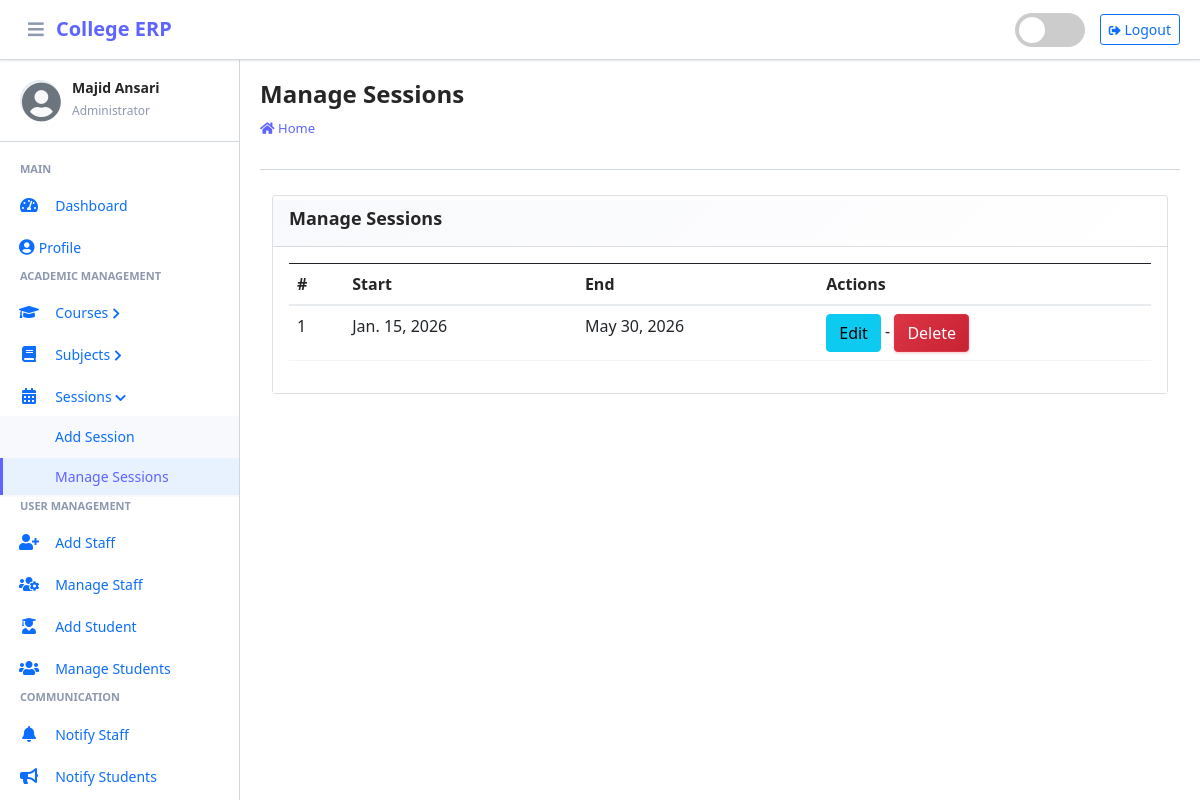
The app's page /session/manage/ (signed in) with its own data.
### main_app/models.py (models this page shows, shortened)
class CustomUser(AbstractUser):
    USER_TYPE = ((1, "HOD"), (2, "Staff"), (3, "Student"))
    GENDER = [("M", "Male"), ("F", "Female")]
    username = None  # Removed username, using email instead
    email = models.EmailField(unique=True)
    user_type = models.CharField(default=1, choices=USER_TYPE, max_length=1)
    gender = models.CharField(max_length=1, choices=GENDER)
    profile_pic = models.ImageField()
    address = models.TextField()
    fcm_token = models.TextField(default="")  # For firebase notifications
    created_at = models.DateTimeField(auto_now_add=True)
    updated_at = models.DateTimeField(auto_now=True)
    USERNAME_FIELD = "email"
    REQUIRED_FIELDS = []
    objects = CustomUserManager()

class Session(models.Model):
    start_year = models.DateField()
    end_year = models.DateField()

### main_app/hod_views.py (the view)
# urls.py: path("session/manage/", hod_views.manage_session, name='manage_session'),
def manage_session(request):
    sessions = Session.objects.all()
    context = {'sessions': sessions, 'page_title': 'Manage Sessions'}
    return render(request, "hod_template/manage_session.html", context)

### main_app/templates/hod_template/manage_session.html
{% extends 'main_app/base.html' %}
{% load static %}
{% block page_title %}{{page_title}}{% endblock page_title %}
{% block content %}
<section class="content">
    <div class="container-fluid">
        <div class="row">
            <div class="col-md-12">
                <div class="card">
                    <div class="card-header">
                        <h3 class="card-title">{{page_title}}</h3>
                    </div>
                    <div class="card-body">
                        <table id="example2" class="table table-bordered table-hover">
                            <thead class="thead-dark">
                                <tr>
                                    <th>#</th>
                                    <th>Start</th>
                                    <th>End</th>
                                    <th>Actions</th>
                                </tr>
                            </thead>
                            <tbody>
                                {% for session in sessions %}
                                <tr>
                                    <td>{{ forloop.counter }}</td>
                                    <td>{{session.start_year}}</td>
                                    <td>{{session.end_year}}</td>
                                    <td><a href="{% url 'edit_session' session.id %}" class="btn btn-info">Edit</a> - <a href="{% url 'delete_session' session.id %}" onclick="return confirm('Are you sure you want to delete this ?')" class="btn btn-danger">Delete</a> </td>
                                </tr>
                                {% endfor %}
                            </tbody>
                        </table>
                    </div>
                </div>
            </div>
        </div>
    </div>
</section>
{% endblock content %}

### main_app/templates/main_app/erpnext_sidebar.html (shortened to what this page needs)
{% load static %}
<div class="sidebar-header">
    <div class="sidebar-user">
        <i class="fas fa-user-circle sidebar-default-avatar" id="default-avatar" style="display: none;"></i>
        <div class="sidebar-user-info">
            <h6>{{ user.get_full_name|default:user.username }}</h6>
            <small>
                {% if user.user_type == '1' %}
                    Administrator
                {% elif user.user_type == '2' %}
                    Staff Member
                {% else %}
                    Student
                {% endif %}
            </small>
        </div>
    </div>
</div>
<div class="nav-section">
    {% if user.user_type == '1' %}
        <h6 class="nav-section-title">Main</h6>
        <div class="nav-item">
            {% url 'admin_home' as admin_home %}
            <a href="{{ admin_home }}" class="nav-link {% if admin_home == request.path %}active{% endif %}">
                <i class="nav-icon fas fa-tachometer-alt"></i>
                <span class="nav-text">Dashboard</span>
            </a>
        </div>
        <div class="nav-item">
            {% url 'admin_view_profile' as admin_view_profile %}
            <a href="{{ admin_view_profile }}" class="nav-link {% if admin_view_profile == request.path %}active{% endif %}">
                <i class="fas fa-user-circle"></i>
                <span class="nav-text">Profile</span>
            </a>
        </div>
        <h6 class="nav-section-title">Academic Management</h6>
        <div class="nav-item has-submenu {% if 'course' in request.path %}open{% endif %}">
            <a href="#" class="nav-link">
                <i class="nav-icon fas fa-graduation-cap"></i>
                <span class="nav-text">Courses</span>
                <i class="nav-arrow fas fa-chevron-right"></i>
            </a>
        </div>
        <div class="nav-item has-submenu {% if 'subject' in request.path %}open{% endif %}">
            <a href="#" class="nav-link">
                <i class="nav-icon fas fa-book"></i>
                <span class="nav-text">Subjects</span>
                <i class="nav-arrow fas fa-chevron-right"></i>
            </a>
        </div>
        <div class="nav-item has-submenu {% if 'session' in request.path %}open{% endif %}">
            <a href="#" class="nav-link">
                <i class="nav-icon fas fa-calendar-alt"></i>
                <span class="nav-text">Sessions</span>
                <i class="nav-arrow fas fa-chevron-right"></i>
            </a>
            <div class="nav-submenu">
                <div class="nav-item">
                    {% url 'add_session' as add_session %}
                    <a href="{{ add_session }}" class="nav-link {% if add_session == request.path %}active{% endif %}">
                        <span class="nav-text">Add Session</span>
                    </a>
                </div>
                <div class="nav-item">
                    {% url 'manage_session' as manage_session %}
                    <a href="{{ manage_session }}" class="nav-link {% if manage_session == request.path or 'edit_session' in request.path %}active{% endif %}">
                        <span class="nav-text">Manage Sessions</span>
                    </a>
                </div>
            </div>
        </div>
        <h6 class="nav-section-title">User Management</h6>
        <div class="nav-item">
            {% url 'add_staff' as add_staff %}
            <a href="{{ add_staff }}" class="nav-link {% if add_staff == request.path %}active{% endif %}">
                <i class="nav-icon fas fa-user-plus"></i>
                <span class="nav-text">Add Staff</span>
            </a>
        </div>
        <div class="nav-item">
            {% url 'manage_staff' as manage_staff %}
            <a href="{{ manage_staff }}" class="nav-link {% if manage_staff == request.path or 'edit_staff' in request.path %}active{% endif %}">
                <i class="nav-icon fas fa-users-cog"></i>
                <span class="nav-text">Manage Staff</span>
            </a>
        </div>
        <div class="nav-item">
            {% url 'add_student' as add_student %}
            <a href="{{ add_student }}" class="nav-link {% if add_student == request.path %}active{% endif %}">
                <i class="nav-icon fas fa-user-graduate"></i>
                <span class="nav-text">Add Student</span>
            </a>
        </div>
        <div class="nav-item">
            {% url 'manage_student' as manage_student %}
            <a href="{{ manage_student }}" class="nav-link {% if manage_student == request.path or 'edit_student' in request.path %}active{% endif %}">
                <i class="nav-icon fas fa-users"></i>
                <span class="nav-text">Manage Students</span>
            </a>
        </div>
        <h6 class="nav-section-title">Communication</h6>
        <div class="nav-item">
            {% url 'admin_notify_staff' as admin_notify_staff %}
            <a href="{{ admin_notify_staff }}" class="nav-link {% if admin_notify_staff == request.path %}active{% endif %}">
                <i class="nav-icon fas fa-bell"></i>
                <span class="nav-text">Notify Staff</span>
            </a>
        </div>
        <div class="nav-item">
            {% url 'admin_notify_student' as admin_notify_student %}
            <a href="{{ admin_notify_student }}" class="nav-link {% if admin_notify_student == request.path %}active{% endif %}">
                <i class="nav-icon fas fa-bullhorn"></i>
                <span class="nav-text">Notify Students</span>
            </a>
        </div>
    {% endif %}
</div>

### records on screen
CustomUser: get_full_name "Majid Ansari"
Session: start_year "Jan. 15, 2026", end_year "May 30, 2026"

### other values on screen
{{ page_title }} "Manage Sessions"
